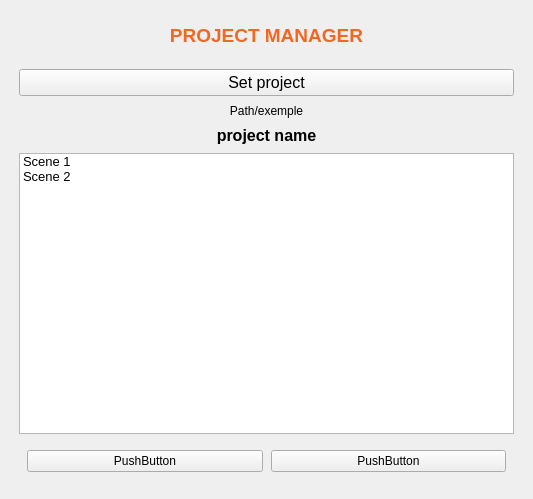
<?xml version="1.0" encoding="UTF-8"?>
<ui version="4.0">
 <class>Form</class>
 <widget class="QWidget" name="Form">
  <property name="geometry">
   <rect>
    <x>0</x>
    <y>0</y>
    <width>533</width>
    <height>499</height>
   </rect>
  </property>
  <property name="minimumSize">
   <size>
    <width>300</width>
    <height>0</height>
   </size>
  </property>
  <property name="windowTitle">
   <string>Form</string>
  </property>
  <layout class="QGridLayout" name="gridLayout">
   <item row="0" column="0">
    <layout class="QVBoxLayout" name="verticalLayout">
     <property name="spacing">
      <number>8</number>
     </property>
     <property name="sizeConstraint">
      <enum>QLayout::SetMaximumSize</enum>
     </property>
     <property name="leftMargin">
      <number>8</number>
     </property>
     <property name="rightMargin">
      <number>8</number>
     </property>
     <property name="bottomMargin">
      <number>8</number>
     </property>
     <item>
      <widget class="QLabel" name="title">
       <property name="minimumSize">
        <size>
         <width>0</width>
         <height>50</height>
        </size>
       </property>
       <property name="maximumSize">
        <size>
         <width>16777215</width>
         <height>16777215</height>
        </size>
       </property>
       <property name="palette">
        <palette>
         <active>
          <colorrole role="WindowText">
           <brush brushstyle="SolidPattern">
            <color alpha="255">
             <red>242</red>
             <green>103</green>
             <blue>34</blue>
            </color>
           </brush>
          </colorrole>
         </active>
         <inactive>
          <colorrole role="WindowText">
           <brush brushstyle="SolidPattern">
            <color alpha="255">
             <red>242</red>
             <green>103</green>
             <blue>34</blue>
            </color>
           </brush>
          </colorrole>
         </inactive>
         <disabled>
          <colorrole role="WindowText">
           <brush brushstyle="SolidPattern">
            <color alpha="255">
             <red>120</red>
             <green>120</green>
             <blue>120</blue>
            </color>
           </brush>
          </colorrole>
         </disabled>
        </palette>
       </property>
       <property name="font">
        <font>
         <family>Segoe UI</family>
         <pointsize>14</pointsize>
         <weight>75</weight>
         <bold>true</bold>
         <underline>false</underline>
        </font>
       </property>
       <property name="cursor">
        <cursorShape>ArrowCursor</cursorShape>
       </property>
       <property name="mouseTracking">
        <bool>true</bool>
       </property>
       <property name="text">
        <string>PROJECT MANAGER</string>
       </property>
       <property name="textFormat">
        <enum>Qt::AutoText</enum>
       </property>
       <property name="alignment">
        <set>Qt::AlignCenter</set>
       </property>
       <property name="margin">
        <number>8</number>
       </property>
       <property name="textInteractionFlags">
        <set>Qt::LinksAccessibleByKeyboard|Qt::LinksAccessibleByMouse</set>
       </property>
      </widget>
     </item>
     <item>
      <widget class="QPushButton" name="setproj_btn">
       <property name="font">
        <font>
         <family>Segoe UI</family>
         <pointsize>12</pointsize>
        </font>
       </property>
       <property name="cursor">
        <cursorShape>PointingHandCursor</cursorShape>
       </property>
       <property name="autoFillBackground">
        <bool>true</bool>
       </property>
       <property name="styleSheet">
        <string notr="true">transition:.25;</string>
       </property>
       <property name="locale">
        <locale language="French" country="France"/>
       </property>
       <property name="text">
        <string>Set project</string>
       </property>
      </widget>
     </item>
     <item>
      <widget class="QLabel" name="proj_path">
       <property name="styleSheet">
        <string notr="true">margin:0 4;</string>
       </property>
       <property name="text">
        <string>Path/exemple</string>
       </property>
       <property name="alignment">
        <set>Qt::AlignCenter</set>
       </property>
      </widget>
     </item>
     <item>
      <widget class="QLabel" name="proj_name">
       <property name="font">
        <font>
         <family>Segoe UI</family>
         <pointsize>12</pointsize>
         <weight>75</weight>
         <bold>true</bold>
        </font>
       </property>
       <property name="text">
        <string>project name</string>
       </property>
       <property name="alignment">
        <set>Qt::AlignCenter</set>
       </property>
      </widget>
     </item>
     <item>
      <widget class="QListWidget" name="scene_list">
       <property name="font">
        <font>
         <pointsize>10</pointsize>
        </font>
       </property>
       <property name="styleSheet">
        <string notr="true"/>
       </property>
       <item>
        <property name="text">
         <string>Scene 1</string>
        </property>
       </item>
       <item>
        <property name="text">
         <string>Scene 2</string>
        </property>
       </item>
      </widget>
     </item>
     <item>
      <layout class="QHBoxLayout" name="horizontalLayout_2">
       <property name="spacing">
        <number>8</number>
       </property>
       <property name="leftMargin">
        <number>8</number>
       </property>
       <property name="topMargin">
        <number>8</number>
       </property>
       <property name="rightMargin">
        <number>8</number>
       </property>
       <property name="bottomMargin">
        <number>8</number>
       </property>
       <item>
        <widget class="QPushButton" name="pushButton_3">
         <property name="text">
          <string>PushButton</string>
         </property>
        </widget>
       </item>
       <item>
        <widget class="QPushButton" name="pushButton_2">
         <property name="text">
          <string>PushButton</string>
         </property>
        </widget>
       </item>
      </layout>
     </item>
    </layout>
   </item>
  </layout>
 </widget>
 <resources/>
 <connections/>
</ui>
